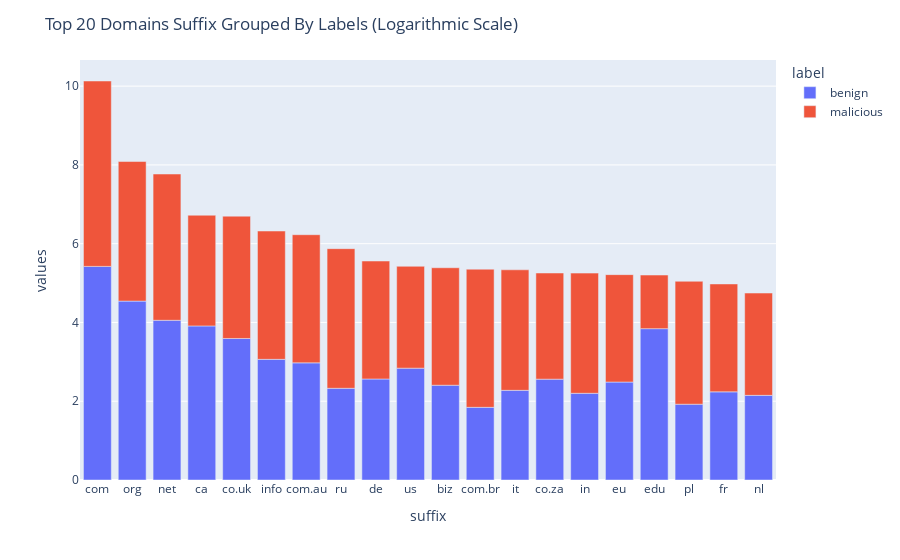

The notebook cell this image was saved under:
### Code cell
plot(
    data=data.groupby('label')['suffix'], 
    n_group=20, 
    title='Top 20 Domains Suffix Grouped By Labels (Logarithmic Scale)'
)

### Figure 1 — Plotly figure (JSON) as saved in the notebook; plotly's stock layout.template omitted (floating-point values rounded to 4 significant figures)
{"data": [{"alignmentgroup": "True", "hovertemplate": "label=benign<br>suffix=%{x}<br>values=%{y}<extra></extra>", "legendgroup": "benign", "marker": {"color": "#636efa", "pattern": {"shape": ""}}, "name": "benign", "offsetgroup": "benign", "orientation": "v", "showlegend": true, "textposition": "auto", "type": "bar", "x": ["com", "org", "net", "ca", "co.uk", "info", "com.au", "ru", "de", "us", "biz", "com.br", "it", "co.za", "in", "eu", "edu", "pl", "fr", "nl"], "xaxis": "x", "y": [5.424, 4.542, 4.055, 3.912, 3.593, 3.064, 2.974, 2.328, 2.565, 2.839, 2.407, 1.845, 2.276, 2.56, 2.201, 2.487, 3.842, 1.924, 2.238, 2.149], "yaxis": "y"}, {"alignmentgroup": "True", "hovertemplate": "label=malicious<br>suffix=%{x}<br>values=%{y}<extra></extra>", "legendgroup": "malicious", "marker": {"color": "#EF553B", "pattern": {"shape": ""}}, "name": "malicious", "offsetgroup": "malicious", "orientation": "v", "showlegend": true, "textposition": "auto", "type": "bar", "x": ["com", "org", "net", "ca", "co.uk", "info", "com.au", "ru", "de", "us", "biz", "com.br", "it", "co.za", "in", "eu", "edu", "pl", "fr", "nl"], "xaxis": "x", "y": [4.707, 3.544, 3.713, 2.811, 3.106, 3.257, 3.254, 3.545, 2.995, 2.587, 2.983, 3.508, 3.06, 2.695, 3.052, 2.727, 1.362, 3.121, 2.74, 2.598], "yaxis": "y"}], "layout": {"barmode": "relative", "legend": {"title": {"text": "label"}, "tracegroupgap": 0}, "margin": {"t": 60}, "title": {"text": "Top 20 Domains Suffix Grouped By Labels (Logarithmic Scale)"}, "xaxis": {"anchor": "y", "domain": [0, 1], "title": {"text": "suffix"}}, "yaxis": {"anchor": "x", "domain": [0, 1], "title": {"text": "values"}}}}
